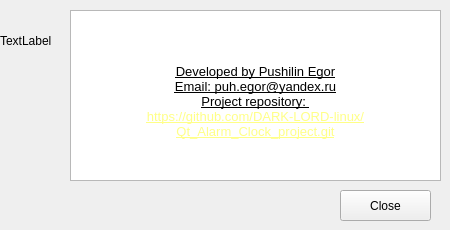
  <widget class="QWidget" name="centralwidget">
   <widget class="QTextBrowser" name="textBrowser">
    <property name="geometry">
     <rect>
      <x>70</x>
      <y>10</y>
      <width>371</width>
      <height>171</height>
     </rect>
    </property>
    <property name="styleSheet">
     <string notr="true"/>
    </property>
    <property name="html">
     <string>&lt;!DOCTYPE HTML PUBLIC &quot;-//W3C//DTD HTML 4.0//EN&quot; &quot;http://www.w3.org/TR/REC-html40/strict.dtd&quot;&gt;
&lt;html&gt;&lt;head&gt;&lt;meta name=&quot;qrichtext&quot; content=&quot;1&quot; /&gt;&lt;style type=&quot;text/css&quot;&gt;
p, li { white-space: pre-wrap; }
&lt;/style&gt;&lt;/head&gt;&lt;body style=&quot; font-family:'JetBrains Mono'; font-size:10pt; font-weight:400; font-style:normal;&quot;&gt;
&lt;p align=&quot;center&quot; style=&quot; margin-top:0px; margin-bottom:0px; margin-left:0px; margin-right:0px; -qt-block-indent:0; text-indent:0px;&quot;&gt;&lt;span style=&quot; font-size:12pt; color:#ffffff;&quot;&gt;Qt Alarm Clock&lt;/span&gt;&lt;/p&gt;
&lt;p align=&quot;center&quot; style=&quot; margin-top:0px; margin-bottom:0px; margin-left:0px; margin-right:0px; -qt-block-indent:0; text-indent:0px;&quot;&gt;&lt;span style=&quot; color:#ffffff;&quot;&gt;Qt Alarm Clock it is programm for creating reminds.&lt;/span&gt;&lt;/p&gt;
&lt;p align=&quot;center&quot; style=&quot;-qt-paragraph-type:empty; margin-top:0px; margin-bottom:0px; margin-left:0px; margin-right:0px; -qt-block-indent:0; text-indent:0px;&quot;&gt;&lt;br /&gt;&lt;/p&gt;
&lt;p align=&quot;center&quot; style=&quot; margin-top:0px; margin-bottom:0px; margin-left:0px; margin-right:0px; -qt-block-indent:0; text-indent:0px;&quot;&gt;&lt;span style=&quot; text-decoration: underline;&quot;&gt;Developed by Pushilin Egor&lt;/span&gt;&lt;/p&gt;
&lt;p align=&quot;center&quot; style=&quot; margin-top:0px; margin-bottom:0px; margin-left:0px; margin-right:0px; -qt-block-indent:0; text-indent:0px;&quot;&gt;&lt;span style=&quot; text-decoration: underline;&quot;&gt;Email: puh.egor@yandex.ru&lt;/span&gt;&lt;/p&gt;
&lt;p align=&quot;center&quot; style=&quot; margin-top:0px; margin-bottom:0px; margin-left:0px; margin-right:0px; -qt-block-indent:0; text-indent:0px;&quot;&gt;&lt;span style=&quot; text-decoration: underline;&quot;&gt;Project repository: &lt;/span&gt;&lt;/p&gt;
&lt;p align=&quot;center&quot; style=&quot; margin-top:0px; margin-bottom:0px; margin-left:0px; margin-right:0px; -qt-block-indent:0; text-indent:0px;&quot;&gt;&lt;span style=&quot; text-decoration: underline; color:#ffff87;&quot;&gt;https://github.com/DARK-LORD-linux/Qt_Alarm_Clock_project.git&lt;/span&gt;&lt;/p&gt;&lt;/body&gt;&lt;/html&gt;</string>
    </property>
   </widget>
   <widget class="QLabel" name="progect_logo">
    <property name="geometry">
     <rect>
      <x>0</x>
      <y>10</y>
      <width>81</width>
      <height>61</height>
     </rect>
    </property>
    <property name="text">
     <string>TextLabel</string>
    </property>
   </widget>
   <widget class="QPushButton" name="ok_button">
    <property name="geometry">
     <rect>
      <x>340</x>
      <y>190</y>
      <width>91</width>
      <height>31</height>
     </rect>
    </property>
    <property name="text">
     <string>Close</string>
    </property>
   </widget>
  </widget>
